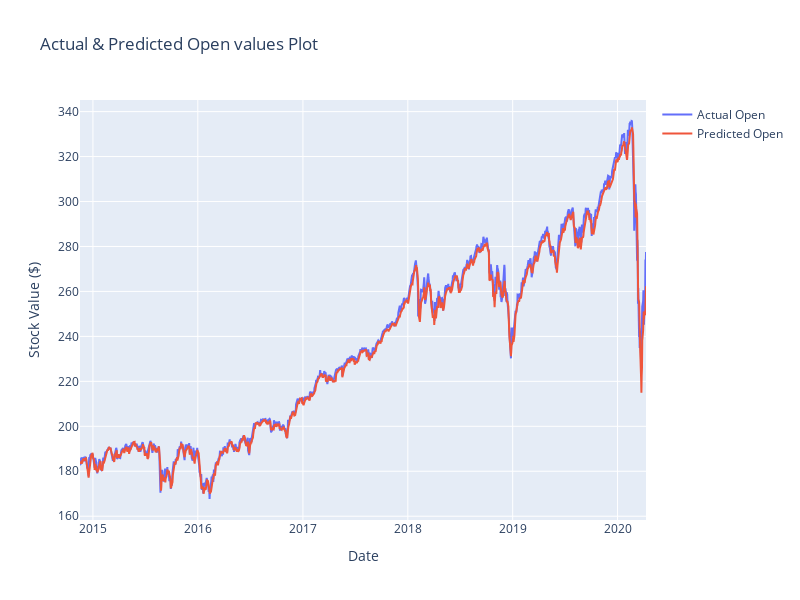

Notebook code cell kept with this figure:
### Code cell
actual_open_data = go.Scatter(x = predictions.Actual_Open.index, y = predictions.Actual_Open.values, showlegend = True, name = 'Actual Open')
predicted_open_data = go.Scatter(x = predictions.Predicted_Open.index, y = predictions.Predicted_Open.values, showlegend = True, name = 'Predicted Open')
layout = go.Layout(height = 600, width = 800,
                   title = 'Actual & Predicted Open values Plot',
                   # Same x and first y
                   xaxis = dict(title = 'Date'),
                   yaxis = dict(title = 'Stock Value ($)')
                   )

fig = go.Figure(data = [actual_open_data, predicted_open_data], layout = layout)
iplot(fig, show_link = 'True')

### Figure 1 — Plotly figure (JSON) as saved in the notebook; plotly's stock layout.template omitted (floating-point values rounded to 4 significant figures; data arrays with more than 128 entries replaced by an {"elided": "..."} marker saying what was removed)
{"data": [{"name": "Actual Open", "showlegend": true, "type": "scatter", "x": {"elided": "1358 str values"}, "y": {"elided": "1358 float values"}}, {"name": "Predicted Open", "showlegend": true, "type": "scatter", "x": {"elided": "1358 str values"}, "y": {"elided": "1358 float values"}}], "layout": {"height": 600, "title": {"text": "Actual & Predicted Open values Plot"}, "width": 800, "xaxis": {"title": {"text": "Date"}}, "yaxis": {"title": {"text": "Stock Value ($)"}}}}
